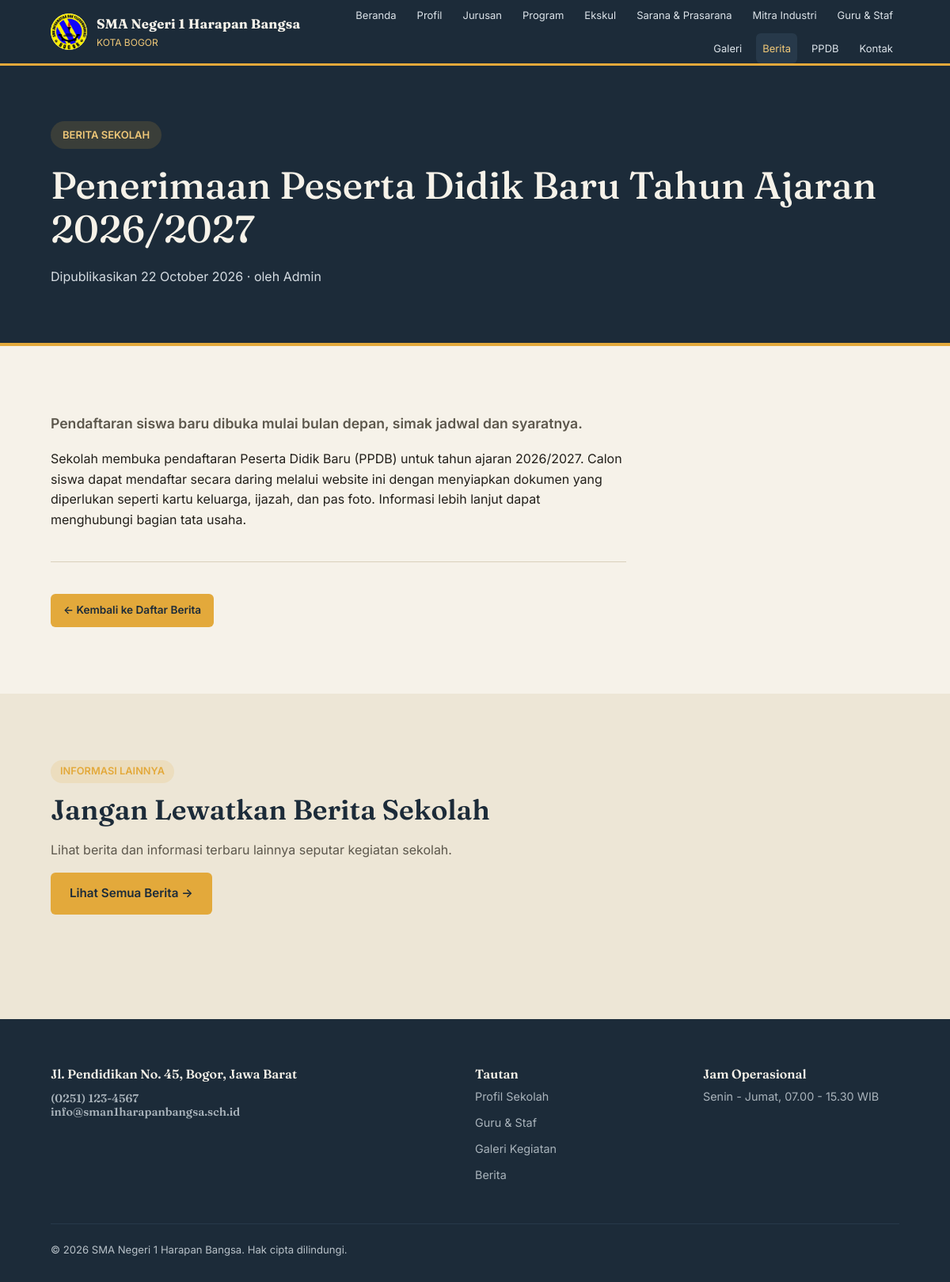
Screenshot of /berita_detail.php?slug=ppdb-2026-2027 with the database file from the repository.
### tables this page shows
CREATE TABLE profil_sekolah (
    id INT AUTO_INCREMENT PRIMARY KEY,
    nama_sekolah VARCHAR(150) NOT NULL,
    npsn VARCHAR(50) DEFAULT NULL,
    alamat TEXT,
    telepon VARCHAR(50),
    email VARCHAR(100),
    jam_operasional VARCHAR(150),
    sejarah TEXT,
    visi TEXT,
    misi TEXT,
    logo VARCHAR(255) DEFAULT NULL,
    foto_gedung VARCHAR(255) DEFAULT NULL,
    peta_embed TEXT
);

CREATE TABLE berita (
    id INT AUTO_INCREMENT PRIMARY KEY,
    judul VARCHAR(200) NOT NULL,
    slug VARCHAR(220) NOT NULL UNIQUE,
    ringkasan VARCHAR(255) DEFAULT NULL,
    isi TEXT NOT NULL,
    foto VARCHAR(255) DEFAULT NULL,
    penulis VARCHAR(100) DEFAULT 'Admin',
    tanggal TIMESTAMP DEFAULT CURRENT_TIMESTAMP
);

### berita_detail.php (the view, shortened to what this page needs)
<?php
require_once __DIR__ . '/config/koneksi.php';
$slug = trim($_GET['slug'] ?? '');
$stmt = $koneksi->prepare("
    SELECT *
    FROM berita
    WHERE slug = ?
    LIMIT 1
");
$stmt->execute([$slug]);
$berita = $stmt->fetch();
    ?>
    <?php
require_once __DIR__ . '/includes/header.php';
require_once __DIR__ . '/includes/navbar.php';
?>
<section class="header-halaman">
    <div class="container">
        <span class="kop">BERITA SEKOLAH</span>
        <h1>
            <?= htmlspecialchars($berita['judul']) ?>
        </h1>
        <p>
            Dipublikasikan
            <?= date('d F Y', strtotime($berita['tanggal'])) ?>
            <?php if (!empty($berita['penulis'])): ?>
                · oleh <?= htmlspecialchars($berita['penulis']) ?>
            <?php endif; ?>
        </p>
    </div>
</section>
<section class="bagian">
    <div class="container">
        <article class="isi-artikel">
            <?php if (!empty($berita['ringkasan'])): ?>
                <p style="font-size:1.1rem;font-weight:600;color:var(--teks-muda);">
                    <?= htmlspecialchars($berita['ringkasan']) ?>
                </p>
            <?php endif; ?>
            <div>
                <?= nl2br(htmlspecialchars($berita['isi'])) ?>
            </div>
            <hr class="garis-pemisah">
            <a
                href="<?= BASE_URL ?>/berita.php"
                class="tombol tombol-utama tombol-kecil"
            >
                ← Kembali ke Daftar Berita
            </a>
        </article>
    </div>
</section>
<section class="bagian bagian-kertas-gelap">
    <div class="container">
        <div class="judul-bagian">
            <span class="kop">INFORMASI LAINNYA</span>
            <h2>Jangan Lewatkan Berita Sekolah</h2>
            <p>
                Lihat berita dan informasi terbaru lainnya
                seputar kegiatan sekolah.
            </p>
            <a
                href="<?= BASE_URL ?>/berita.php"
                class="tombol tombol-utama"
            >
                Lihat Semua Berita →
            </a>
        </div>
    </div>
</section>
<?php require_once __DIR__ . '/includes/footer.php'; ?>

### includes/navbar.php (shortened to what this page needs)
<?php
$halamanSaatIni = basename($_SERVER['SCRIPT_NAME']);
function aktifJika($file, $halamanSaatIni)
{
    return $file === $halamanSaatIni ? 'aktif' : '';
}
?>
<header class="navbar">
    <div class="container">
        <a
            href="<?= BASE_URL ?>/index.php"
            class="navbar-brand"
        >
            <span class="lambang">
                <img
                    src="<?= BASE_URL ?>/assets/images/logo-sekolah.png"
                    alt="Logo <?= htmlspecialchars($namaSekolah) ?>"
                >
            </span>
            <span class="teks-brand">
                <strong>
                    <?= htmlspecialchars($namaSekolah) ?>
                </strong>
                <span>
                    KOTA BOGOR
                </span>
            </span>
        </a>
        <nav>
            <ul class="navbar-menu">
                <li>
                    <a
                        class="<?= aktifJika('index.php', $halamanSaatIni) ?>"
                        href="<?= BASE_URL ?>/index.php"
                    >
                        Beranda
                    </a>
                </li>
                <li>
                    <a
                        class="<?= aktifJika('profil.php', $halamanSaatIni) ?>"
                        href="<?= BASE_URL ?>/profil.php"
                    >
                        Profil
                    </a>
                </li>
                <li>
                    <a
                        class="<?= aktifJika('jurusan.php', $halamanSaatIni) ?>"
                        href="<?= BASE_URL ?>/jurusan.php"
                    >
                        Jurusan
                    </a>
                </li>
                <li>
                    <a
                        class="<?= aktifJika('program.php', $halamanSaatIni) ?>"
                        href="<?= BASE_URL ?>/program.php"
                    >
                        Program
                    </a>
                </li>
<li>
    <a
        class="<?= aktifJika('ekskul.php', $halamanSaatIni) ?>"
        href="<?= BASE_URL ?>/ekskul.php"
    >
        Ekskul
    </a>
</li>
<li>
    <a
        class="<?= aktifJika('sarana-prasarana.php', $halamanSaatIni) ?>"
        href="<?= BASE_URL ?>/sarana-prasarana.php"
    >
        Sarana & Prasarana
    </a>
</li>
<li>
    <a
        class="<?= aktifJika('mitra-industri.php', $halamanSaatIni) ?>"
        href="<?= BASE_URL ?>/mitra-industri.php"
    >
        Mitra Industri
    </a>
</li>
                <li>
                    <a
                        class="<?= aktifJika('guru.php', $halamanSaatIni) ?>"
                        href="<?= BASE_URL ?>/guru.php"
                    >
                        Guru & Staf
                    </a>
                </li>
                <li>
                    <a
                        class="<?= aktifJika('galeri.php', $halamanSaatIni) ?>"
                        href="<?= BASE_URL ?>/galeri.php"
                    >
                        Galeri
                    </a>
                </li>
                <li>
                    <a
                        class="<?= aktifJika('berita.php', $halamanSaatIni) ?> <?= aktifJika('berita_detail.php', $halamanSaatIni) ?>"
                        href="<?= BASE_URL ?>/berita.php"
                    >
                        Berita
                    </a>
                </li>
                <li>
                    <a
                        class="<?= aktifJika('ppdb.php', $halamanSaatIni) ?>"
                        href="<?= BASE_URL ?>/ppdb.php"
                    >
                        PPDB
                    </a>
                </li>
                <li>
                    <a
                        class="<?= aktifJika('kontak.php', $halamanSaatIni) ?>"
                        href="<?= BASE_URL ?>/kontak.php"
                    >
                        Kontak
                    </a>
                </li>
            </ul>
        </nav>
    </div>
</header>

### includes/footer.php (shortened to what this page needs)
<footer class="footer">
  <div class="container">
    <div class="grid-footer">
      <div>
        <h4<?php
$namaSekolah = $namaSekolah ?? 'SMK Infokom Kota Bogor';
?>
        <p><?= nl2br(htmlspecialchars($profil['alamat'] ?? '')) ?></p>
        <p>
          <?= htmlspecialchars($profil['telepon'] ?? '') ?><br>
          <?= htmlspecialchars($profil['email'] ?? '') ?>
        </p>
      </div>
      <div>
        <h4>Tautan</h4>
        <ul>
          <li><a href="<?= BASE_URL ?>/profil.php">Profil Sekolah</a></li>
          <li><a href="<?= BASE_URL ?>/guru.php">Guru & Staf</a></li>
          <li><a href="<?= BASE_URL ?>/galeri.php">Galeri Kegiatan</a></li>
          <li><a href="<?= BASE_URL ?>/berita.php">Berita</a></li>
        </ul>
      </div>
      <div>
        <h4>Jam Operasional</h4>
        <p><?= htmlspecialchars($profil['jam_operasional'] ?? '') ?></p>
      </div>
    </div>
    <div class="footer-bawah">
      <span>&copy; <?= date('Y') ?> <?= htmlspecialchars($namaSekolah) ?>. Hak cipta dilindungi.</span>
  </div>
</footer>
</body>
</html>

### rows the page displays
profil_sekolah: nama_sekolah "SMA Negeri 1 Harapan Bangsa", alamat "Jl. Pendidikan No. 45, Bogor, Jawa Barat", telepon "(0251) 123-4567", email "info@sman1harapanbangsa.sch.id", jam_operasional "Senin - Jumat, 07.00 - 15.30 WIB"
berita: judul "Penerimaan Peserta Didik Baru Tahun Ajaran 2026/2027", tanggal "22 October 2026", penulis "Admin", ringkasan "Pendaftaran siswa baru dibuka mulai bulan depan, simak jadwal dan syaratnya.", isi "Sekolah membuka pendaftaran Peserta Didik Baru (PPDB) untuk tahun ajaran 2026/2027. Calon siswa dapat mendaftar secara daring melalui website ini dengan menyiapkan dokumen yang diperlukan seperti kartu keluarga, ijazah, dan pas foto. Informasi lebih lanjut dapat menghubungi bagian tata usaha."

### other values shown
$namaSekolah "SMA Negeri 1 Harapan Bangsa"
